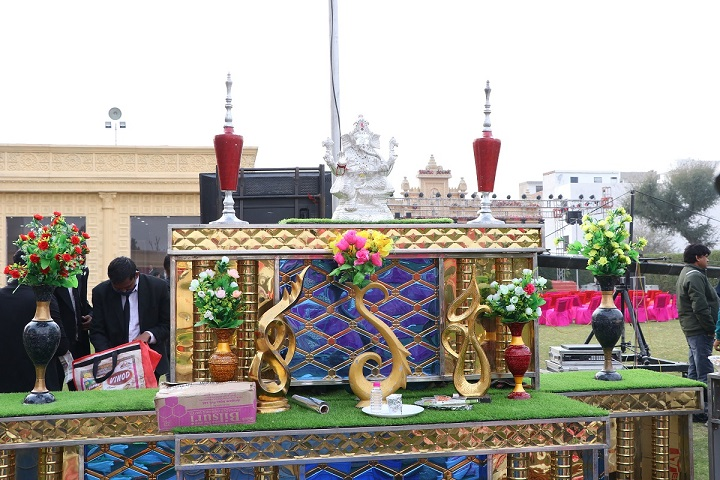
#> input picture OpenCv/images/Image3.JPG, 720 x 480 px, found by its file name
$ python '17.Smoothing&Bluring.py'
#> lines starting #> are read from the running program, lines starting #| are printed output that depends on the picture
# In this section we will see that how to smooth an image


# first import the module
import cv2 as cv

# load the image by using the cv.imread() function
img = cv.imread("images/image3.jpg")
#> img is the input picture: shape (480, 720, 3); mean B, G, R 155.5, 163.1, 168.5

# Now we will see different kind of blur technique

# 1. Average blur
avg_blur = cv.blur(img, (3, 3))
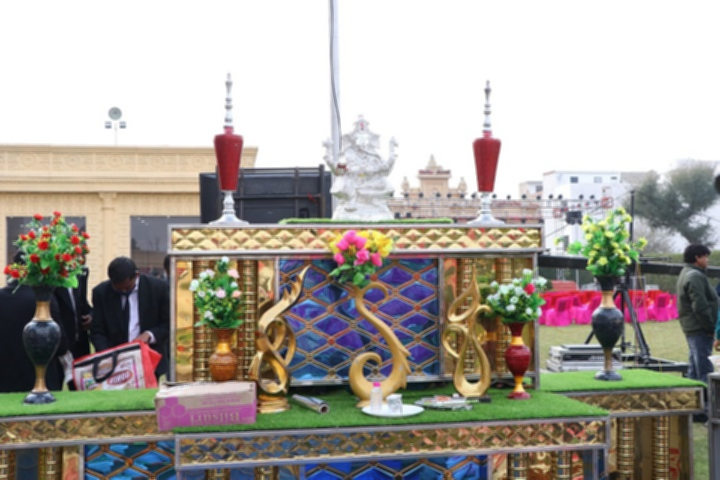
#> avg_blur: shape (480, 720, 3); mean B, G, R 155.5, 163.1, 168.5
cv.imshow("avrage blur", avg_blur)

# 2. Gaussian Blur
gaussian_blur = cv.GaussianBlur(img, (3,3), 0)
cv.imshow("Gaussian Blur", gaussian_blur)

# 3. Median Blur
median_blur = cv.medianBlur(img, 3)
cv.imshow("Median blur", median_blur)

# 4. Bilateral
bilateral = cv.bilateralFilter(img, 15, 50, 50)
cv.imshow("Bilateral Blur", bilateral)
# display the image by using the cv.imshow() function.
cv.imshow("Image", img)

# to hold the display window we need to use waitKey(0) function.
cv.waitKey(0)
